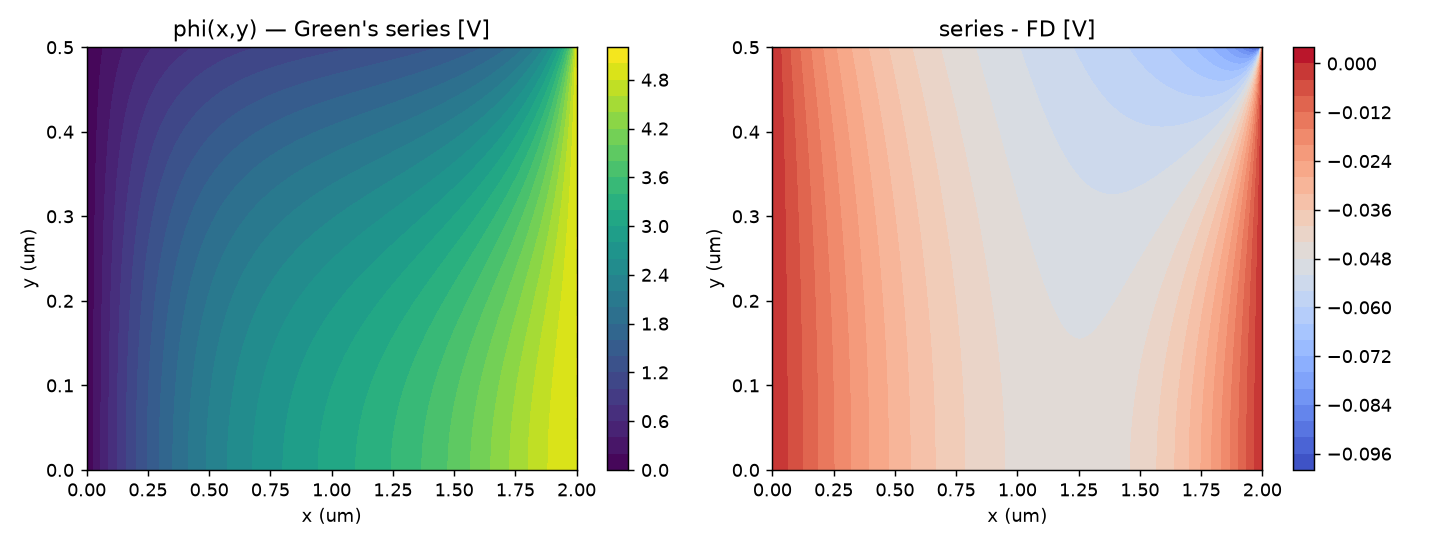

Recreate this plot in Python.
"""
Green's-function / eigenfunction solution of the reduced half-cell Poisson problem.

    -(phi_xx + phi_yy) = f = q*N_D/eps_s     in  0<x<L, 0<y<a

BCs:
    x=0 : phi = 0                       (top)
    x=L : phi = V                       (drain)
    y=0 : phi_y = 0                     (symmetry / Neumann)
    y=a : phi + b*phi_y = 0             (Si/oxide Robin), b = (eps_s/eps_o)*t_ox

Transverse eigenproblem:  Y_n = cos(l_n y),  cot(l_n a) = b*l_n
Field:   phi = sum_n [ g_n (1 - cosh l_n x) + B_n sinh l_n x ] cos(l_n y)

The analytic series is cross-checked against a direct finite-difference solve.
"""

import numpy as np
from scipy.optimize import brentq

# ---------------- parameters (SI, representative numbers) ----------------
q     = 1.602e-19
eps0  = 8.854e-12
eps_s = 11.7 * eps0
eps_o = 3.9  * eps0
N_D   = 1e22            # m^-3
t_ox  = 50e-9          # m
L     = 2e-6           # depth
a     = 0.5e-6         # half-width
V     = 5.0            # drain bias

f = q * N_D / eps_s
b = (eps_s / eps_o) * t_ox

# ---------------- eigenvalues: cot(l a) = b l  ->  F(l)=cos(la)-b*l*sin(la)=0 ---
def F(l):
    return np.cos(l * a) - b * l * np.sin(l * a)

def eigenvalues(n_modes):
    """Bracket one root of F in each pi-interval of (l*a) and refine."""
    roots = []
    k = 0
    while len(roots) < n_modes:
        lo = (k * np.pi + 1e-6) / a
        hi = ((k + 1) * np.pi - 1e-6) / a
        if F(lo) * F(hi) < 0:
            roots.append(brentq(F, lo, hi, xtol=1e-14, rtol=1e-13))
        k += 1
        if k > n_modes + 50:
            break
    return np.array(roots)

# ---------------- analytic series ----------------
def _sinh_ratio(u, w):
    """sinh(u)/sinh(w) for 0<=u<=w, overflow-free."""
    return np.exp(u - w) * (1 - np.exp(-2 * u)) / (1 - np.exp(-2 * w))

def phi_series(x, y, n_modes=200):
    lam = eigenvalues(n_modes)
    out = np.zeros(np.broadcast(x, y).shape)
    for ln in lam:
        Nn = a / 2 + np.sin(2 * ln * a) / (4 * ln)
        cn = np.sin(ln * a) / (ln * Nn)          # projection of constant 1
        gn = f * cn / ln**2                       # particular amplitude X_n^p
        # stable two-point form:
        # X_n = gn + S(L-x)/S(L)*(0-gn) + S(x)/S(L)*(V cn - gn)
        Xn = gn + _sinh_ratio(ln * (L - x), ln * L) * (-gn) \
                + _sinh_ratio(ln * x, ln * L) * (V * cn - gn)
        out = out + Xn * np.cos(ln * y)
    return out

# ---------------- finite-difference reference ----------------
def phi_fd(nx=161, ny=81):
    x = np.linspace(0, L, nx)
    y = np.linspace(0, a, ny)
    dx = x[1] - x[0]
    dy = y[1] - y[0]
    N = nx * ny
    idx = lambda i, j: i * ny + j
    import scipy.sparse as sp
    import scipy.sparse.linalg as spla
    A = sp.lil_matrix((N, N))
    rhs = np.zeros(N)
    for i in range(nx):
        for j in range(ny):
            p = idx(i, j)
            if i == 0:                       # x=0 Dirichlet
                A[p, p] = 1; rhs[p] = 0.0
            elif i == nx - 1:                # x=L Dirichlet
                A[p, p] = 1; rhs[p] = V
            else:
                # interior Laplacian  phi_xx + phi_yy = -f
                A[p, idx(i-1, j)] += 1/dx**2
                A[p, idx(i+1, j)] += 1/dx**2
                A[p, p]           += -2/dx**2 - 2/dy**2
                rhs[p] = -f
                if j == 0:                   # Neumann phi_y=0 : ghost = node j+1
                    A[p, idx(i, 1)] += 2/dy**2
                elif j == ny - 1:            # Robin phi + b phi_y = 0 at y=a
                    # one-sided: phi_y ~ (phi_j - phi_{j-1})/dy  ->  phi_N = phi_{N-1}/(1+dy/b)
                    A[p, idx(i, j)]   += (1/dy**2) * (1.0 / (1.0 + dy / b))
                    A[p, idx(i, j-1)] += 1/dy**2
                else:
                    A[p, idx(i, j-1)] += 1/dy**2
                    A[p, idx(i, j+1)] += 1/dy**2
    sol = spla.spsolve(A.tocsr(), rhs).reshape(nx, ny)
    return x, y, sol

# ---------------- verify ----------------
if __name__ == "__main__":
    print(f"f = q N_D/eps_s = {f:.4e} V/m^2")
    print(f"b = (eps_s/eps_o) t_ox = {b:.4e} m")
    lam = eigenvalues(6)
    print("first eigenvalues l_n a =", np.round(lam * a, 6))

    x, y, sol = phi_fd()
    X, Y = np.meshgrid(x, y, indexing="ij")
    ser = phi_series(X, Y, n_modes=300)
    err = np.max(np.abs(ser - sol))
    print(f"max |series - FD| = {err:.3e} V   (max |phi| ~ {np.max(np.abs(sol)):.3f} V)")

    # interface normal field E_n = phi_s/b  check
    phi_s = phi_series(X[:, -1], Y[:, -1], n_modes=300)
    print(f"interface phi_s range: [{phi_s.min():.3f}, {phi_s.max():.3f}] V")

    try:
        import matplotlib
        matplotlib.use("Agg")
        import matplotlib.pyplot as plt
        fig, ax = plt.subplots(1, 2, figsize=(11, 4.2))
        c0 = ax[0].contourf(X*1e6, Y*1e6, ser, 30, cmap="viridis")
        ax[0].set_title("phi(x,y) — Green's series [V]")
        ax[0].set_xlabel("x (um)"); ax[0].set_ylabel("y (um)")
        fig.colorbar(c0, ax=ax[0])
        c1 = ax[1].contourf(X*1e6, Y*1e6, ser - sol, 30, cmap="coolwarm")
        ax[1].set_title("series - FD [V]")
        ax[1].set_xlabel("x (um)"); ax[1].set_ylabel("y (um)")
        fig.colorbar(c1, ax=ax[1])
        fig.tight_layout()
        fig.savefig("green_halfcell.png", dpi=130)
        print("saved green_halfcell.png")
    except Exception as e:
        print("plot skipped:", e)
